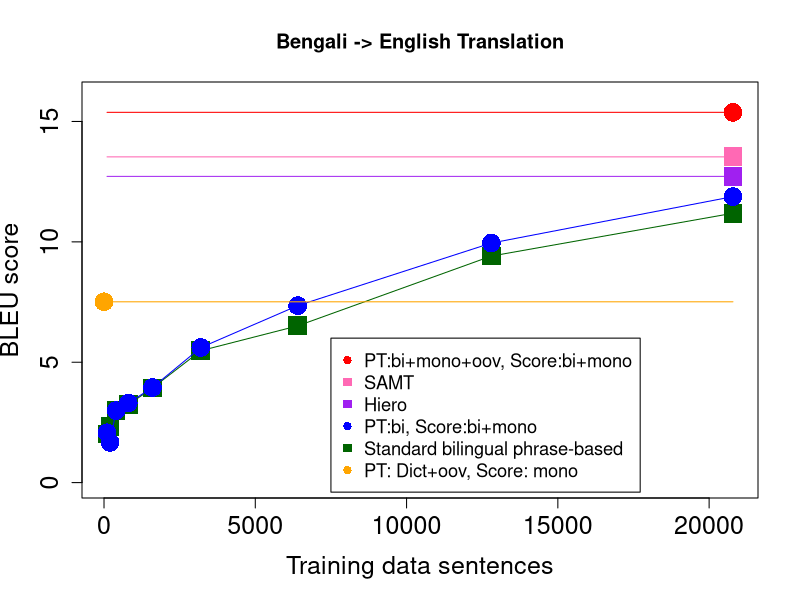

This figure's R source:
bilingualsize=c(100,200,400,800,1600,3200,6400,12800,20788)

bifeats=c(2.02,2.33,3.00,3.23,3.93,5.48,6.51,9.41,11.19)
bimonofeats=c(2.07,1.67,2.99,3.3,3.95,5.61,7.35,9.95,11.88)
dictmonofeats=c(7.51,7.51,7.51,7.51,7.51,7.51,7.51,7.51,7.51)
bidictmono_bimonofeats=c(15.38,15.38,15.38,15.38,15.38,15.38,15.38,15.38,15.38)
hiero=c(12.72,12.72,12.72,12.72,12.72,12.72,12.72,12.72,12.72)
samt=c(13.53,13.53,13.53,13.53,13.53,13.53,13.53,13.53,13.53)

#add line for bilingual scoring, varying amounts of training data: standard squares
c=plot(bilingualsize,bifeats,xlab="",ylab="",main="Bengali -> English Translation", col="darkgreen",pch=15,cex=2.5, ylim=c(0,16), xaxt="n", yaxt="n")
lines(bilingualsize,bifeats,col="darkgreen",cex=3)
title(xlab="Training data sentences",cex.lab=1.5)
title(ylab="BLEU score",cex.lab=1.5)
axis(1,cex.axis=1.5)
axis(2,cex.axis=1.5)


#add line for bilingual+monolingual scoring, varying amounts of parallel training data: new circles
points(bilingualsize,bimonofeats,col="blue",pch=16,cex=2.5)
lines(bilingualsize,bimonofeats,col="blue",cex=3.0)

# add point for using dictionary + monolingual scoring only: new circles
points(c(0.0),c(7.51),col="orange",pch=16,cex=2.5)
lines(bilingualsize,dictmonofeats,col="orange",cex=3.0)

# add point for using bilingual training text + dictionaries + oov mining, monolingual scoring + bilingual scoring: new circles
points(c(20788),c(15.38),col="red",pch=16,cex=2.5)
lines(bilingualsize,bidictmono_bimonofeats,col="red",cex=3.0)

# add point for hiero: standard squares
points(c(20788),c(12.72),col="purple",pch=15,cex=2.5)
lines(bilingualsize,hiero,col="purple",cex=3.0)

# add point for SAMT: standard squares
points(c(20788),c(13.53),col="hotpink",pch=15,cex=2.5)
lines(bilingualsize,samt,col="hotpink",cex=3.0)

#add legend to plot
mylines=c("PT:bi+mono+oov, Score:bi+mono","SAMT","Hiero","PT:bi, Score:bi+mono","Standard bilingual phrase-based","PT: Dict+oov, Score: mono")
mycols=c("red","hotpink","purple","blue","darkgreen","orange")
mypoints=c(16,15,15,16,15,16)
legend(7500,6,mylines, cex=1.1, col=mycols,pch=mypoints)